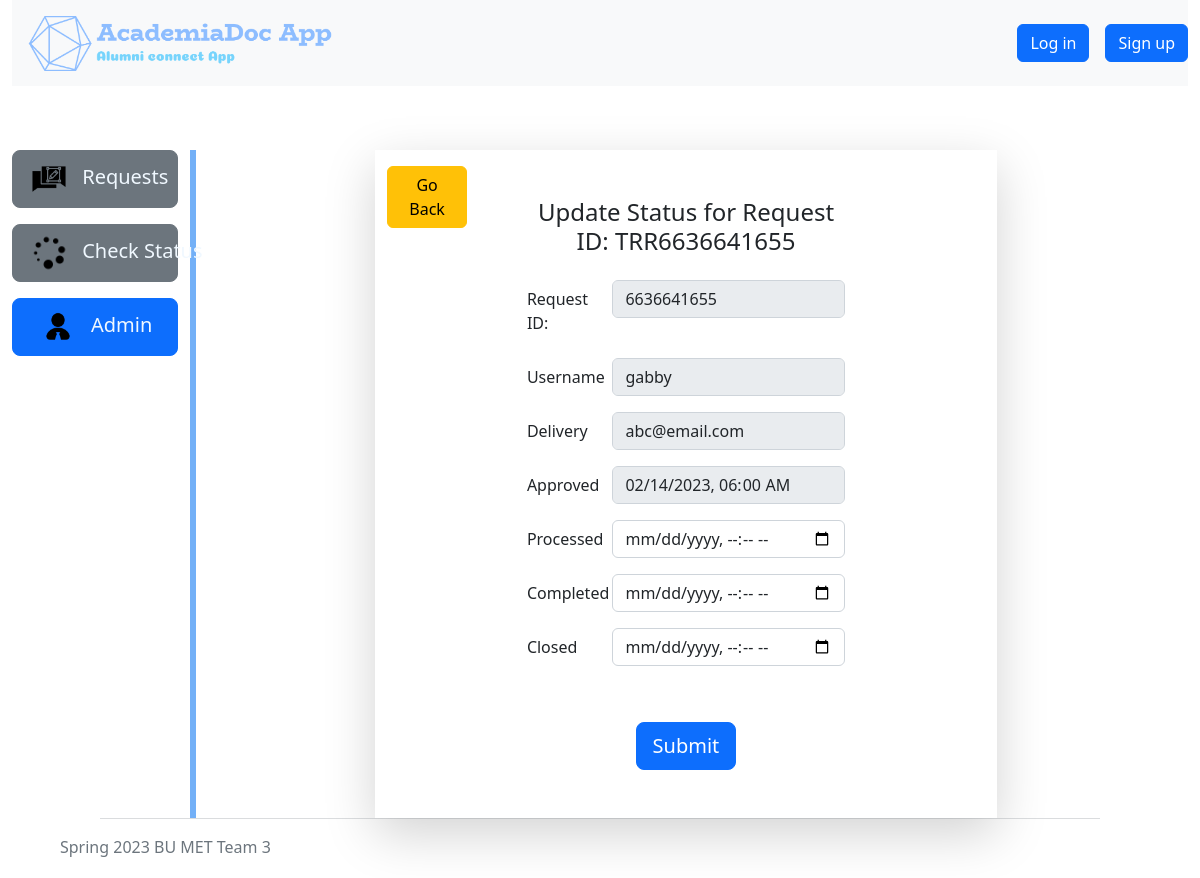
/update/3/, run on an earlier commit of the app's database.
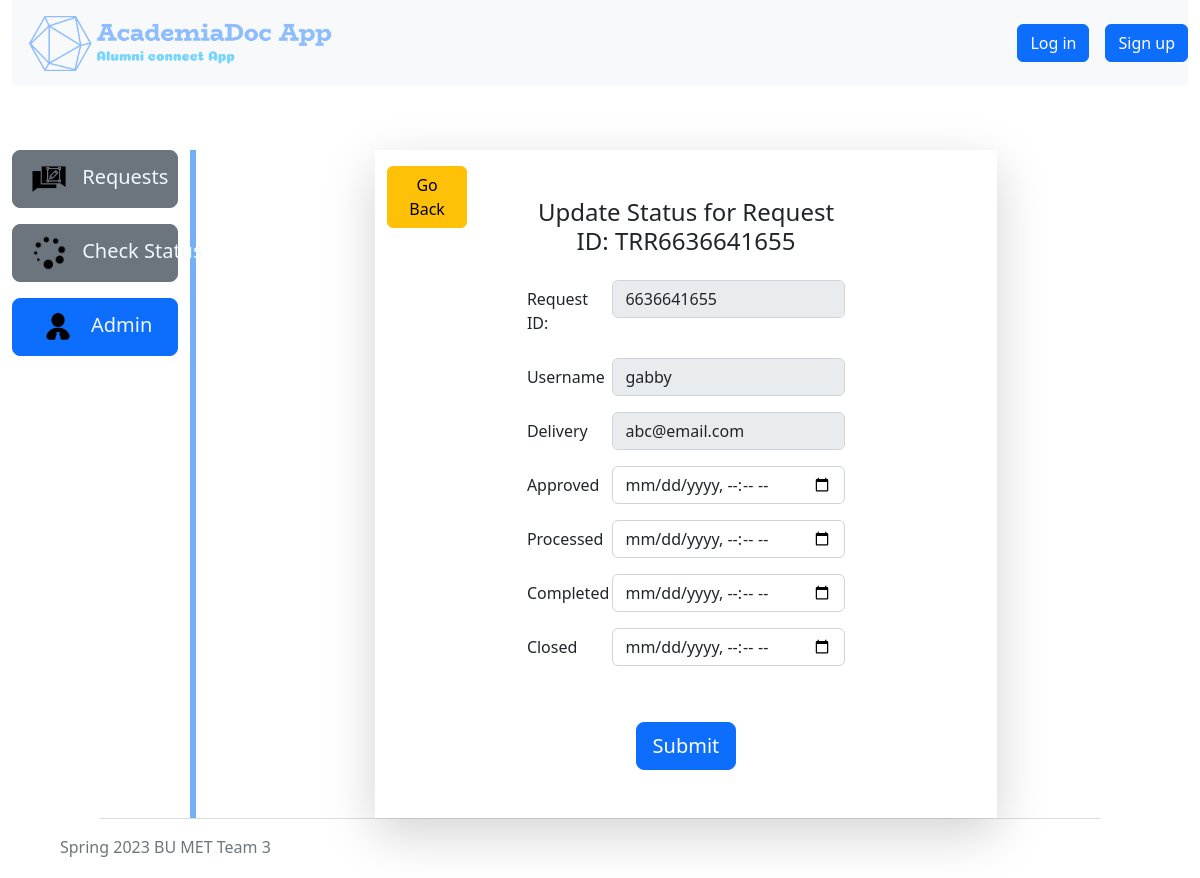
And on a later commit of the database.
### academiadocapp/models.py (models this page shows, shortened)
class Requests(models.Model):
    def create_new_ref_no():
        not_unique = True
        while not_unique:
            unique_ref = random.randint(1000000000, 9999999999)
            if not Requests.objects.filter(reference=unique_ref):
                not_unique = False
        return str(unique_ref)
    STATUS = [
        ('SU', 'Submitted'),
        ('AP', 'Approved'),
        ('PR', 'Processed'),
        ('CO', 'Completed'),
        ('CL', 'Closed'),
    ]
    PURPOSE = [
        ('PE', 'Personal'),
        ('OF', 'Official'),
    ]
    creator = models.ForeignKey(settings.AUTH_USER_MODEL, on_delete=models.CASCADE)
    reference = models.CharField(max_length=10, blank=True, unique=True, default=create_new_ref_no)
    delivery_email = models.EmailField(max_length=254)
    purpose = models.CharField(max_length=2, choices=PURPOSE, default='OF',)
    agreement = models.BooleanField()
    status = models.CharField(max_length=2, choices=STATUS, default='SU', )
    date = models.DateTimeField(auto_now_add=True)
    approve_date = models.DateTimeField(blank=True, null=True)
    process_date = models.DateTimeField(blank=True, null=True)
    complete_date = models.DateTimeField(blank=True, null=True)
    close_date = models.DateTimeField(blank=True, null=True)
    class Meta:
        ordering = ['-date']

class User(AbstractUser):
    CATEGORY = [
        ('Alumni', 'Alumni'),
        ('Faculty', 'Faculty'),
    ]
    role = models.CharField(max_length=7, choices=CATEGORY, default='Alumni')
    student_id = models.IntegerField(default=0,blank=True)
    grad_year = models.IntegerField(default=1900,blank=True)
    def __str__(self):
        return self.username

### academiadocapp/views.py (the view, shortened to what this page needs)
# urls.py: path('update/<request_id>/', views.update_status, name='update-status'),
def update_status(request, request_id):
    transcript_request = Requests.objects.get(pk=request_id)
    context = {
        'request' : transcript_request,
    }
    return render(request, "academiadocapp/update.html", context)

### academiadocapp/templates/academiadocapp/update.html (shortened to what the changed rows need)
{% extends "base.html" %} {% load static %} {% block content %}
<div class="row" style="margin-top: 4rem">
  <div class="col-10">
    <div class="container">
      <div class="container-fluid col-sm-12 col-md-12 col-lg-8">
        <div class="row no-gutters shadow-lg">
          <div class="col-sm-12 col-md-12 col-lg-8 bg-white p-5">
            <h4 class="pb-3" style="text-align: center">
              Update Status for Request ID: TRR{{ request.reference }}
            </h4>
            <div class="form-style">
              <form action="" method="post">
                <div class="form-group row pb-3">
                  <div class="col-sm-9">
                    <input
                      type="text"
                      class="form-control"
                      id="colFormLabel"
                      value="{{ request.reference }}"
                      disabled
                    />
                  </div>
                </div>
                <div class="form-group row pb-3">
                  <div class="col-sm-9">
                    <input
                      type="text"
                      class="form-control"
                      id="colFormLabel"
                      value="{{ request.creator }}"
                      disabled
                    />
                  </div>
                </div>
                <div class="form-group row pb-3">
                  <div class="col-sm-9">
                    <input
                      type="text"
                      class="form-control"
                      id="colFormLabel"
                      value="{{ request.delivery_email }}"
                      disabled
                    />
                  </div>
                </div>
                <div class="form-group row pb-3">
                  <div class="col-sm-9">
                    {% if request.approve_date %}
                    <input
                      type="datetime-local"
                      class="form-control"
                      id="colFormLabel"
                      disabled
                      name="approve"
                      value="{{ request.approve_date|date:'Y-m-d\TH:i'  }}"
                    />
                    {% else %}
                    <input
                      type="datetime-local"
                      class="form-control"
                      id="colFormLabel"
                      name="approve"
                      value="{{ request.approve_date|date:'Y-m-d\TH:i'  }}"
                    />
                    {% endif %}
                  </div>
                </div>
                <br />
              </form>
            </div>
          </div>
        </div>
      </div>
    </div>
  </div>
</div>
{% endblock %}

What changed in the data, as far as the page shows it:
changed Requests "abc@email.com": approve "02/14/2023 06:00" → (not shown)
